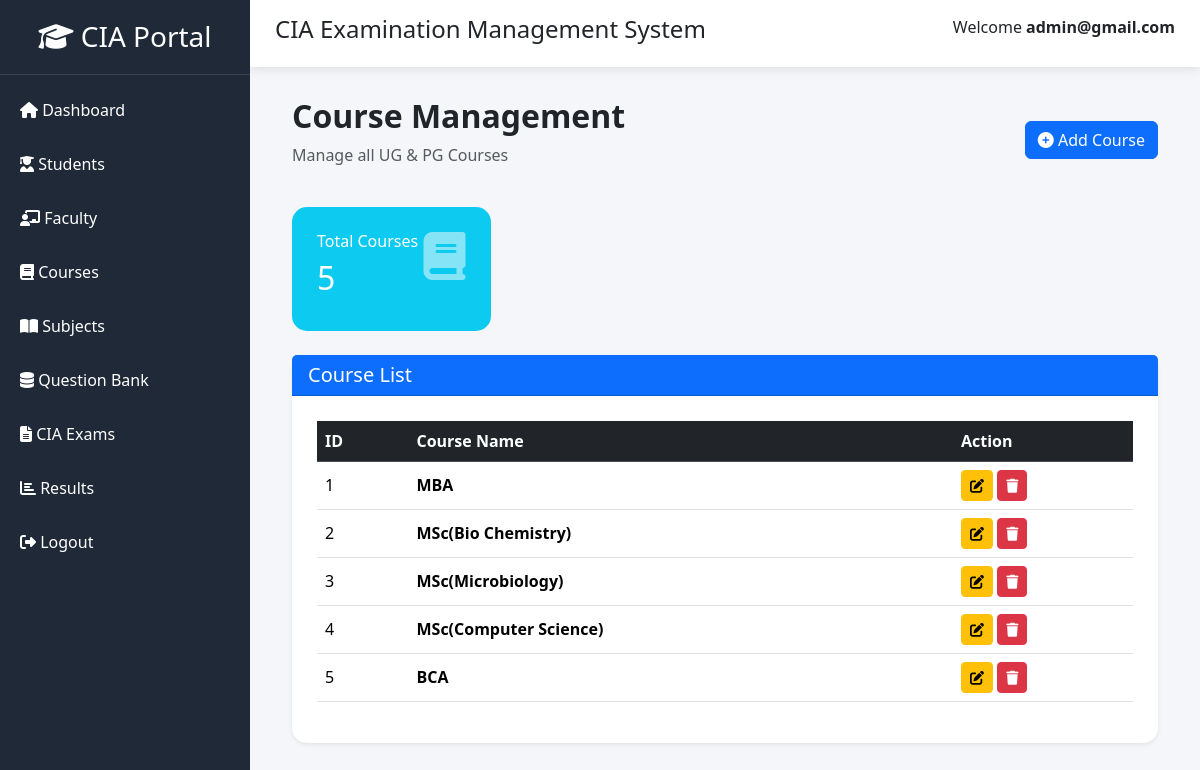
The page /admin-panel/courses/ (signed in) on the database its author committed.
### quiz/models.py (models this page shows, shortened)
class User(AbstractUser):
    is_student = models.BooleanField(default=False)
    is_faculty = models.BooleanField(default=False)
    course = models.CharField(
        max_length=100,
        blank=True,
        null=True
    )
    semester = models.IntegerField(
        default=1,
        blank=True,
        null=True
    )

class Course(models.Model):
    name = models.CharField(
        max_length=100
    )

### quiz/views.py (the view)
@login_required
@user_passes_test(is_admin)
def manage_courses(request):
    courses = Course.objects.all().order_by("id")
    context = {
        "courses": courses,
        "total_courses": courses.count(),
    }
    return render(
        request,
        "admin_panel/manage_courses.html",
        context
    )

### quiz/views.py (called while the page is built)
def is_admin(user):
    return user.is_authenticated and user.is_superuser

### quiz/templates/admin_panel/manage_courses.html (shortened to what this page needs)
{% extends "admin_panel/base.html" %}
{% block content %}
<div class="container-fluid">
    <div class="d-flex justify-content-between align-items-center mb-4">
        <div>
            <h2 class="fw-bold">Course Management</h2>
            <p class="text-muted">
                Manage all UG & PG Courses
            </p>
        </div>
        <a href="{% url 'add_course' %}" class="btn btn-primary">
            <i class="fas fa-plus-circle"></i>
            Add Course
        </a>
    </div>
    <div class="row mb-4">
        <div class="col-md-3">
            <div class="card dashboard-card bg-info text-white">
                <div class="card-body">
                    <div class="d-flex justify-content-between">
                        <div>
                            <h6>Total Courses</h6>
                            <h2>{{ total_courses }}</h2>
                        </div>
                        <i class="fas fa-book fa-3x opacity-50"></i>
                    </div>
                </div>
            </div>
        </div>
    </div>
    <div class="card shadow-sm">
        <div class="card-header bg-primary text-white">
            <h5 class="mb-0">
                Course List
            </h5>
        </div>
        <div class="card-body">
            <div class="table-responsive">
                <table class="table table-hover align-middle">
                    <thead class="table-dark">
                        <tr>
                            <th>ID</th>
                            <th>Course Name</th>
                            <th width="180">
                                Action
                            </th>
                        </tr>
                    </thead>
                    <tbody>
                    {% for course in courses %}
                        <tr>
                            <td>{{ course.id }}</td>
                            <td>
                                <strong>{{ course.name }}</strong>
                            </td>
                            <td>
                                <a href="{% url 'edit_course' course.id %}"
                                   class="btn btn-warning btn-sm">
                                    <i class="fas fa-edit"></i>
                                </a>
                                <a href="{% url 'delete_course' course.id %}"
                                   class="btn btn-danger btn-sm"
                                   onclick="return confirm('Delete this course?')">
                                    <i class="fas fa-trash"></i>
                                </a>
                            </td>
                        </tr>
                    {% endfor %}
                    </tbody>
                </table>
            </div>
        </div>
    </div>
</div>
{% endblock %}

### quiz/templates/admin_panel/base.html (shortened to what this page needs)
{% load static %}
<!DOCTYPE html>
<html lang="en">
<head>
<link href="https://cdn.jsdelivr.net/npm/bootstrap@5.3.3/dist/css/bootstrap.min.css" rel="stylesheet">
<link href="https://cdnjs.cloudflare.com/ajax/libs/font-awesome/6.5.2/css/all.min.css" rel="stylesheet">
</head>
<body>
<div class="sidebar">
<h3>
<i class="fas fa-graduation-cap"></i>
CIA Portal
</h3>
<a href="{% url 'admin_dashboard' %}">
<i class="fas fa-home"></i>
Dashboard
</a>
<a href="{% url 'manage_students' %}">
<i class="fas fa-user-graduate"></i>
Students
</a>
<a href="{% url 'manage_faculty' %}">
<i class="fas fa-chalkboard-teacher"></i>
Faculty
</a>
<a href="{% url 'manage_courses' %}">
<i class="fas fa-book"></i>
Courses
</a>
<a href="{% url 'manage_subjects' %}">
<i class="fas fa-book-open"></i>
Subjects
</a>
<a href="{% url 'question_bank' %}">
<i class="fas fa-database"></i>
Question Bank
</a>
<a href="{% url 'manage_exams' %}">
    <i class="fas fa-file-alt"></i>
    CIA Exams
</a>
<a href="{% url 'view_results' %}">
<i class="fas fa-chart-bar"></i>
Results
</a>
<a href="{% url 'logout' %}">
<i class="fas fa-sign-out-alt"></i>
Logout
</a>
</div>
<div class="content">
<div class="topbar d-flex justify-content-between">
<h4>
CIA Examination Management System
</h4>
<div>
Welcome
<strong>
{{ request.user.username }}
</strong>
</div>
</div>
<div class="main-content">
{% block content %}
{% endblock %}
</div>
</div>
</body>
</html>

### quiz/templates/admin_panel/base.html (style rules this page uses)
body { background:#f4f6f9; overflow-x:hidden; }
.sidebar { position:fixed; left:0; top:0; width:250px; height:100vh; background:#1f2937; color:white; }
.sidebar h3 { padding:20px; text-align:center; border-bottom:1px solid #374151; }
.sidebar a { display:block; color:white; text-decoration:none; padding:15px 20px; transition:.3s; }
.content { margin-left:250px; }
.topbar { background:white; padding:15px 25px; box-shadow:0 2px 10px rgba(0,0,0,.1); }
.main-content { padding:30px; }
.card { border:none; border-radius:15px; }
.card-body { padding:25px; }

### rows shown on the page
User: user.username "admin@gmail.com"
Course: id "1", name "MBA"
Course: id "2", name "MSc(Bio Chemistry)"
Course: id "3", name "MSc(Microbiology)"
Course: id "4", name "MSc(Computer Science)"
Course: id "5", name "BCA"

### other values the page prints
{{ total_courses }} "5"
